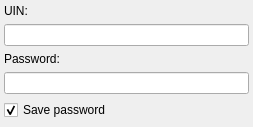
<?xml version="1.0" encoding="UTF-8"?>
<ui version="4.0">
 <class>AddAccountForm</class>
 <widget class="QWidget" name="AddAccountForm">
  <property name="geometry">
   <rect>
    <x>0</x>
    <y>0</y>
    <width>253</width>
    <height>127</height>
   </rect>
  </property>
  <property name="windowTitle">
   <string>AddAccountForm</string>
  </property>
  <layout class="QGridLayout" name="gridLayout">
   <property name="margin">
    <number>4</number>
   </property>
   <item row="0" column="0">
    <layout class="QVBoxLayout" name="verticalLayout">
     <item>
      <widget class="QLabel" name="label">
       <property name="text">
        <string>UIN:</string>
       </property>
      </widget>
     </item>
     <item>
      <widget class="QLineEdit" name="uinEdit"/>
     </item>
     <item>
      <widget class="QLabel" name="label_2">
       <property name="text">
        <string>Password:</string>
       </property>
      </widget>
     </item>
     <item>
      <widget class="QLineEdit" name="passwordEdit">
       <property name="echoMode">
        <enum>QLineEdit::Password</enum>
       </property>
      </widget>
     </item>
     <item>
      <widget class="QCheckBox" name="passwordBox">
       <property name="text">
        <string>Save password</string>
       </property>
       <property name="checked">
        <bool>true</bool>
       </property>
      </widget>
     </item>
    </layout>
   </item>
   <item row="1" column="0">
    <spacer name="verticalSpacer">
     <property name="orientation">
      <enum>Qt::Vertical</enum>
     </property>
     <property name="sizeHint" stdset="0">
      <size>
       <width>20</width>
       <height>33</height>
      </size>
     </property>
    </spacer>
   </item>
  </layout>
 </widget>
 <layoutdefault spacing="6" margin="11"/>
 <resources/>
 <connections/>
</ui>
